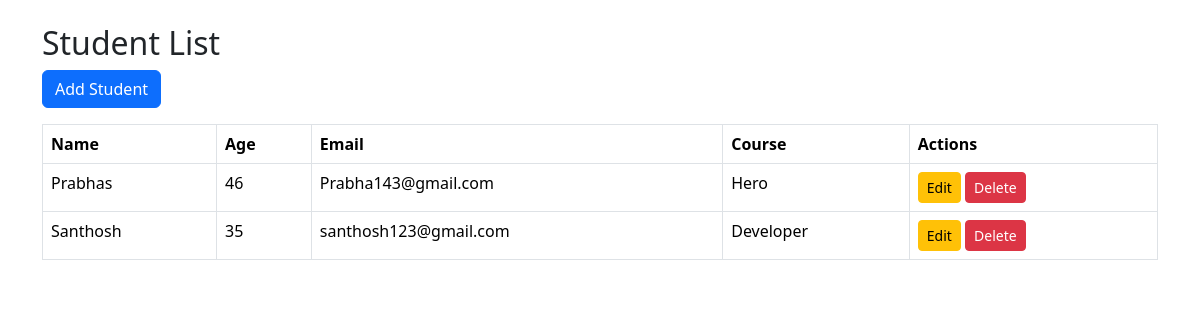
Before: / with the older database file.
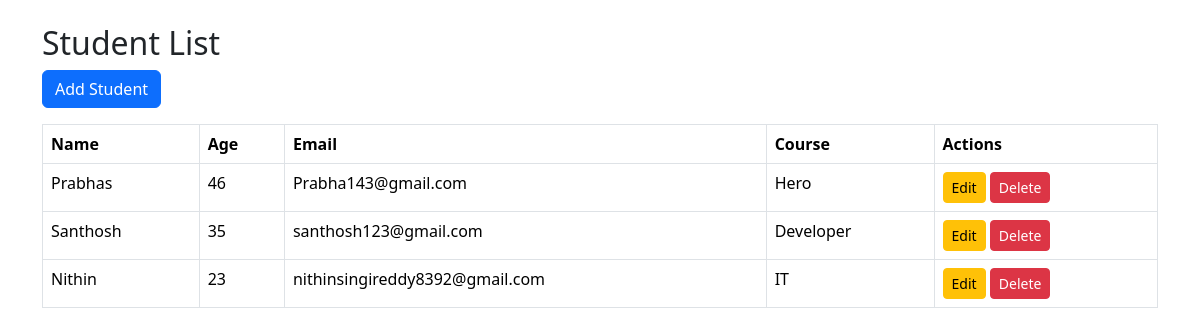
After: the same page with the newer database file.
### students/models.py (models this page shows, shortened)
class Student(models.Model):
    name = models.CharField(max_length=100)
    age = models.IntegerField()
    email = models.EmailField(unique=True)
    course = models.CharField(max_length=100)

### students/views.py (the view)
# urls.py: path('', views.student_list, name='student_list'),
def student_list(request):
    students = Student.objects.all()
    return render(request, 'students/student_list.html', {'students': students})

### students/templates/students/student_list.html
<link href="https://cdn.jsdelivr.net/npm/bootstrap@5.3.2/dist/css/bootstrap.min.css" rel="stylesheet">
<div class="container mt-4">
    <h2>Student List</h2>
    <a href="/add/" class="btn btn-primary mb-3">Add Student</a>
    <table class="table table-bordered">
        <tr>
            <th>Name</th>
            <th>Age</th>
            <th>Email</th>
            <th>Course</th>
            <th>Actions</th>
        </tr>
        {% for student in students %}
        <tr>
            <td>{{ student.name }}</td>
            <td>{{ student.age }}</td>
            <td>{{ student.email }}</td>
            <td>{{ student.course }}</td>
            <td>
                <a href="/edit/{{ student.id }}/" class="btn btn-sm btn-warning">Edit</a>
                <a href="/delete/{{ student.id }}/" class="btn btn-sm btn-danger">Delete</a>
            </td>
        </tr>
        {% endfor %}
    </table>
</div>

Changed rows visible on the page:
added Student: name "Nithin", age "23", email "nithinsingireddy8392@gmail.com", course "IT"
